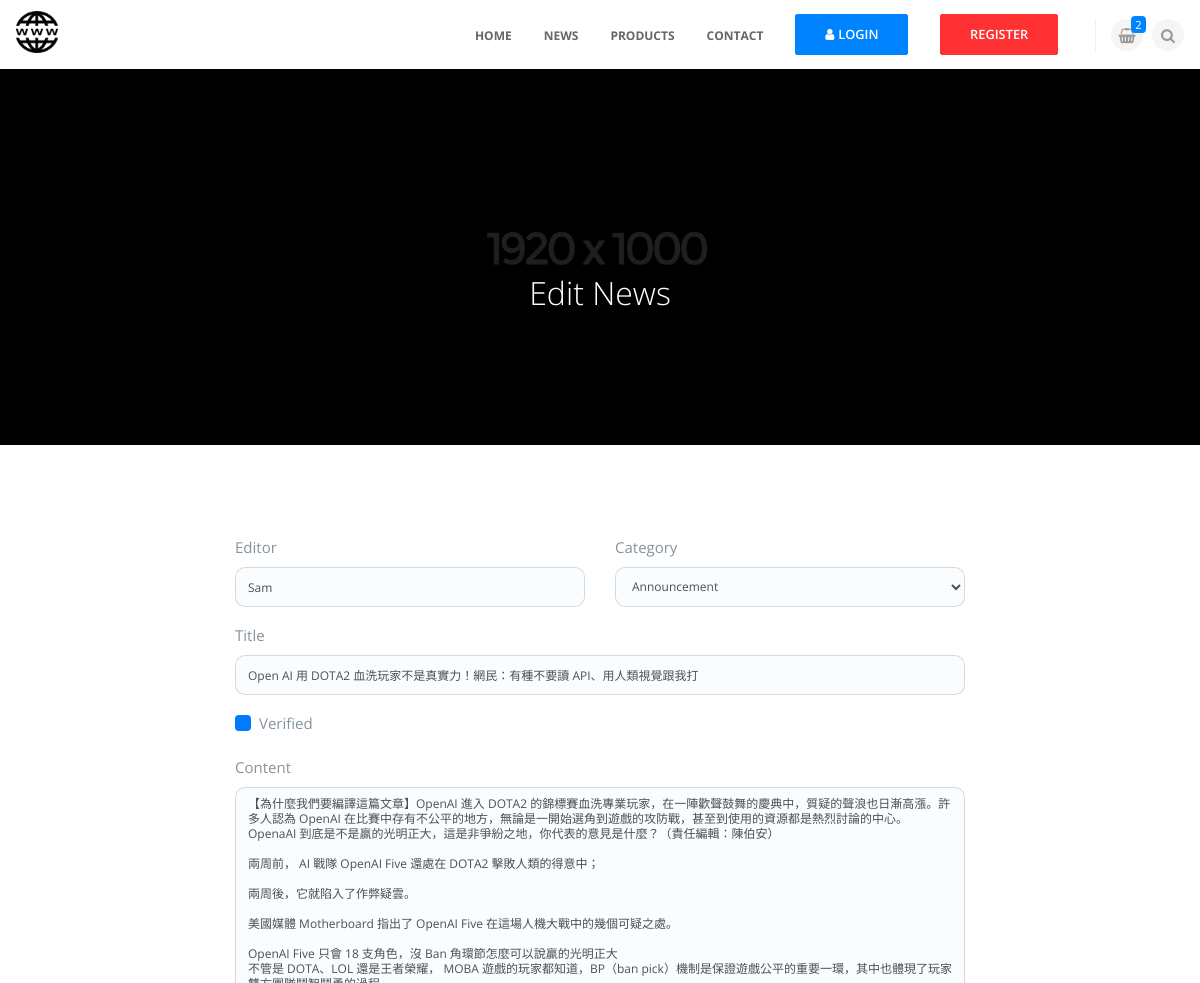
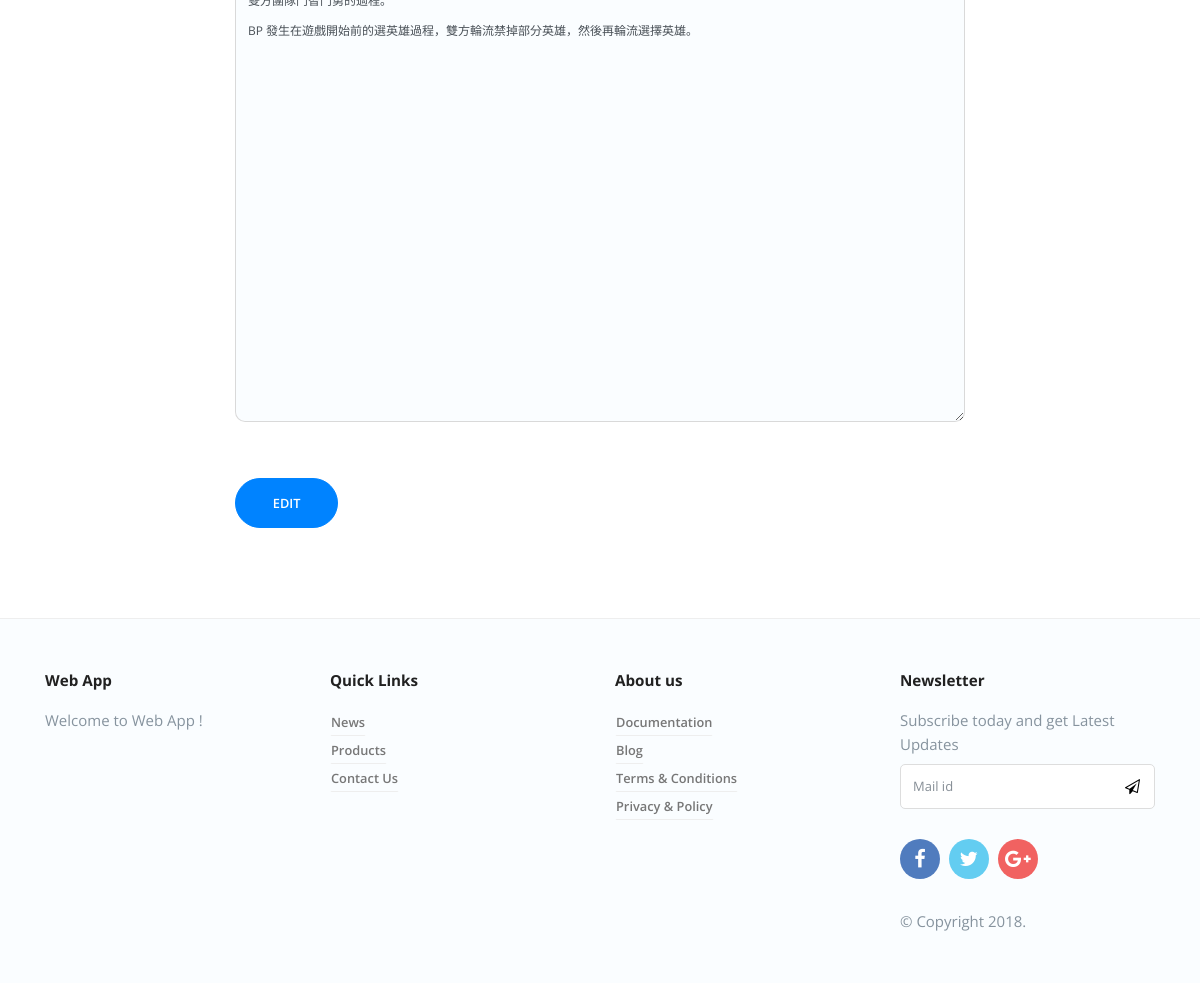
Screenshot of /newsedit/55/ with the database file from the repository (2 pictures, top to bottom).
### news/models.py (models this page shows, shortened)
class NewsUnit(models.Model):
    catego = models.CharField(max_length=10, null=False)
    nickname = models.CharField(max_length=20, null=False)
    title = models.CharField(max_length=50, null=False)
    message = models.TextField(null=False)
    pubtime = models.DateTimeField(auto_now=True)
    enabled = models.BooleanField(default=False)
    press = models.IntegerField(default=0)

### news/views.py (the view, shortened to what this page needs)
# urls.py: url(r'^newsedit/(\d+)/$', news_view.editNews),
def editNews(request, newsid=None, edittype=None):  # 修改資料
    unit = news_model.NewsUnit.objects.get(id=newsid)  # 讀取指定資料
    categories = ["Announcement", "Update", "Activity", "Other"]
    if edittype == None:  # 進入修改頁面,顯示原有資料
        type = unit.catego
        subject = unit.title
        editor = unit.nickname
        content = unit.message
        ok = unit.enabled
    return render(request, "news/news-edit.html", locals())

### templates/news/news-edit.html (shortened to what this page needs)
{% extends 'app.html' %}
{% load staticfiles %}
{% block content %}
<div class="dzsparallaxer auto-init height-is-based-on-content "  data-options='{   direction: "reverse"}'>
        <div class="divimage dzsparallaxer--target " style="width: 101%; height: 130%; background-image: url(images/bg-3.jpg)">
        </div>
        <div class="container pt100 pb70">
            <div class="row pb50">
                <div class="col-md-8 ml-auto mr-auto wow bounceIn text-center" data-wow-delay=".2s">
                    <h3 class="h1 text-center font300  pt100 text-white">Edit News</h3>
                </div>
            </div>
        </div>
</div>
    <div class="container pt90 pb50">
        <div class="row mb40">
            <div class="col-md-8 mr-auto ml-auto">
                <form action="/newsedit/{{newsid}}/1/" id="formnews" name="formnews" method="POST">
                    <div class="row mb40">
                        <div class="col-md-6">
                            <div class="form-group">
                                <label>Editor</label>
                                <input type="text" name="news_editor" id="news_editor" class="form-control" placeholder="Name" value="{{editor}}" required>
                            </div>
                        </div>
                        <div class="col-md-6">
                            <div class="form-group">
                                <label>Category</label>
                                <select class="form-control" name="news_type" id="news_type">
                                    {% for category in categories %}
                                        {% if type == category %}
                                            <option value={{category}} selected="selected">{{category}}</option>
                                        {% else %}
                                            <option value={{category}}>{{category}}</option>
                                        {% endif %}
                                    {% endfor %}
                                </select>
                            </div>
                        </div>
                        <div class="col-md-12">
                            <div class="form-group">
                                <label>Title</label>
                                <input name="news_subject" id="news_subject" type="text" class="form-control mb10" placeholder="Title" required value="{{subject}}">
                            </div>
                        </div>
                        <div class="col-md-12 mb20">
                            <label class="custom-control custom-checkbox mb-2 mr-sm-2 mb-sm-0">
                                <span class="custom-control-indicator"></span>
                                <span class="custom-control-description">Verified</span>
                            </label>
                        </div>
                        <div class="col-md-12">
                            <div class="form-group">
                                <label>Content</label>
                                <textarea name="news_content" id="news_content" class="form-control" rows="40" required>{{content}}</textarea>
                            </div>
                        </div>
                    </div>
                    <button type="submit" class="btn btn-primary btn-rounded btn-xl">EDIT</button>
                </form>
            </div>
        </div>
    </div>
{% endblock %}

### static/css/style.css (style rules this page uses)
html, body { height: 100%; }
body { font-family: "Open Sans", sans-serif; color: #86939e; font-size: 15px; line-height: 1.6; font-weight: 400; }
.font300 { font-weight: 300 !important; }
h1, h2, h3, h4, h5, h6, .h1, .h2, .h3, .h4, .h5, .h6 { color: #212121; font-weight: 300; font-family: "Open Sans", sans-serif; line-height: 1.5; display: block; }
.mb10 { margin-bottom: 10px !important; }
.mb20 { margin-bottom: 20px !important; }
.mb40 { margin-bottom: 40px !important; }
.pb50 { padding-bottom: 50px !important; }
.pb70 { padding-bottom: 70px !important; }
.pt90 { padding-top: 90px !important; }
.pt100 { padding-top: 100px !important; }
.badge-primary, .btn-primary, .label-primary { background-color: #0083ff !important; border-color: #0083ff !important; }
.text-white { color: #fff !important; }
.form-control, input[type="text"], input[type="email"], input[type="password"], slelect, textarea { background-color: rgba(0, 131, 255, 0.02); border-radius: 10px; min-height: 40px; font-size: 12px; }
.dzsparallaxer h3, .dzsparallaxer .h3.h1 { font-weight: 500; text-transform: capitalize; font-size: 2rem; }
.btn { font-size: .8rem; font-weight: 600; border-radius: 2px; -webkit-border-radius: 2px; transition: all .3s ease-in-out; -webkit-transition: all .3s ease-in-out; cursor: pointer; padding: .5rem 1rem; text-transform: capitalize; }
.btn.btn-xl { padding: 1rem 2.3rem; font-weight: 600; }
.btn.btn-rounded { border-radius: 100px; }
.btn-danger, .btn-primary, .btn-success, .btn-dark, .btn-info { color: #fff !important; }
.btn-primary { background-color: #0083ff; color: #fff; border-color: #0083ff; }

### rows the page displays
NewsUnit: news_editor "Sam", news_type "Announcement", news_subject "Open AI 用 DOTA2 血洗玩家不是真實力！網民：有種不要讀 API、用人類視覺跟我打", news_content "【為什麼我們要編譯這篇文章】OpenAI 進入 DOTA2 的錦標賽血洗專業玩家，在一陣歡聲鼓舞的慶典中，質疑的聲浪也日漸高漲。許多人認為 OpenAI 在比賽中存有不公平的地方，無論是一開始選角到遊戲的攻防戰，甚至到使用的資源都是熱烈討論的中心。OpenaAI 到底是不是贏的光明正大，這是非爭紛之地，你代表的意見是什麼？（責任編輯：陳伯安） 兩周前， AI 戰隊 OpenAI Five 還處在 DOTA2 擊敗人類的得意中； 兩周後，它就陷入了作弊疑雲。 美國媒體 Motherboard 指出了 OpenAI Five 在這場人機大戰中的幾個可疑之處。 OpenAI Five 只會 18 支角色，沒 Ban 角環節怎麼可以說贏的光明正大 不管是 DOTA、LOL 還是王者榮耀， MOBA 遊戲的玩家都知道，BP（ban pick）機制是保證遊戲公平的重要一環，其中也體現了玩家雙方團隊鬥智鬥勇的過程。 BP 發生在遊戲開始前的選英雄過程，雙方輪流禁掉部分英雄，然後再輪流選擇英雄。"
